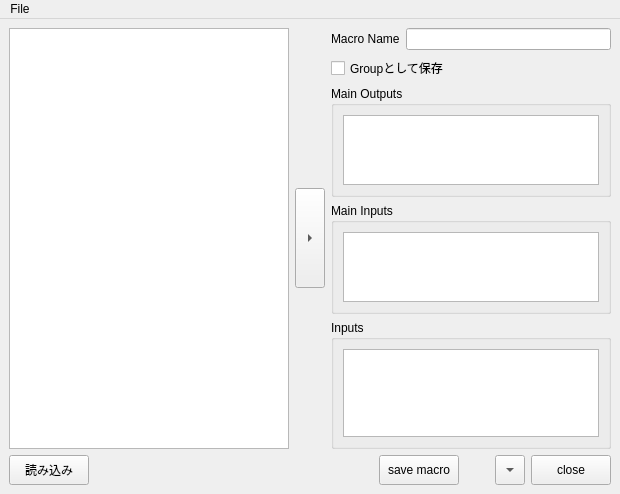
<?xml version="1.0" encoding="UTF-8"?>
<ui version="4.0">
 <class>MainWindow</class>
 <widget class="QMainWindow" name="MainWindow">
  <property name="geometry">
   <rect>
    <x>0</x>
    <y>0</y>
    <width>620</width>
    <height>494</height>
   </rect>
  </property>
  <property name="windowTitle">
   <string>MainWindow</string>
  </property>
  <widget class="QWidget" name="centralwidget">
   <layout class="QVBoxLayout" name="verticalLayout_2">
    <item>
     <layout class="QHBoxLayout" name="horizontalLayout_5">
      <item>
       <widget class="QTreeView" name="treeView">
        <property name="editTriggers">
         <set>QAbstractItemView::NoEditTriggers</set>
        </property>
        <property name="selectionMode">
         <enum>QAbstractItemView::ExtendedSelection</enum>
        </property>
       </widget>
      </item>
      <item>
       <widget class="QToolButton" name="addNodeToolButton">
        <property name="minimumSize">
         <size>
          <width>30</width>
          <height>100</height>
         </size>
        </property>
        <property name="text">
         <string>...</string>
        </property>
        <property name="arrowType">
         <enum>Qt::RightArrow</enum>
        </property>
       </widget>
      </item>
      <item>
       <layout class="QVBoxLayout" name="verticalLayout" stretch="0,0,1,1,2">
        <item>
         <layout class="QHBoxLayout" name="horizontalLayout_6">
          <item>
           <widget class="QLabel" name="label">
            <property name="text">
             <string>Macro Name</string>
            </property>
           </widget>
          </item>
          <item>
           <widget class="QLineEdit" name="nameLineEdit"/>
          </item>
         </layout>
        </item>
        <item>
         <widget class="QCheckBox" name="useGroupCheckBox">
          <property name="text">
           <string>Groupとして保存</string>
          </property>
         </widget>
        </item>
        <item>
         <widget class="QGroupBox" name="groupBox_3">
          <property name="title">
           <string>Main Outputs</string>
          </property>
          <layout class="QHBoxLayout" name="horizontalLayout_3">
           <item>
            <widget class="View" name="mainOutputTableView">
             <property name="editTriggers">
              <set>QAbstractItemView::NoEditTriggers</set>
             </property>
            </widget>
           </item>
          </layout>
         </widget>
        </item>
        <item>
         <widget class="QGroupBox" name="groupBox_2">
          <property name="title">
           <string>Main Inputs</string>
          </property>
          <layout class="QHBoxLayout" name="horizontalLayout_2">
           <item>
            <widget class="View" name="mainInputTableView">
             <property name="editTriggers">
              <set>QAbstractItemView::NoEditTriggers</set>
             </property>
            </widget>
           </item>
          </layout>
         </widget>
        </item>
        <item>
         <widget class="QGroupBox" name="groupBox">
          <property name="title">
           <string>Inputs</string>
          </property>
          <layout class="QHBoxLayout" name="horizontalLayout">
           <item>
            <widget class="View" name="inputTableView">
             <property name="editTriggers">
              <set>QAbstractItemView::NoEditTriggers</set>
             </property>
            </widget>
           </item>
          </layout>
         </widget>
        </item>
       </layout>
      </item>
     </layout>
    </item>
    <item>
     <layout class="QHBoxLayout" name="horizontalLayout_4">
      <item>
       <widget class="QPushButton" name="readButton">
        <property name="minimumSize">
         <size>
          <width>80</width>
          <height>30</height>
         </size>
        </property>
        <property name="text">
         <string>読み込み</string>
        </property>
       </widget>
      </item>
      <item>
       <spacer name="horizontalSpacer">
        <property name="orientation">
         <enum>Qt::Horizontal</enum>
        </property>
        <property name="sizeHint" stdset="0">
         <size>
          <width>40</width>
          <height>20</height>
         </size>
        </property>
       </spacer>
      </item>
      <item>
       <widget class="QPushButton" name="saveMacroButton">
        <property name="minimumSize">
         <size>
          <width>80</width>
          <height>30</height>
         </size>
        </property>
        <property name="text">
         <string>save macro</string>
        </property>
       </widget>
      </item>
      <item>
       <spacer name="horizontalSpacer_2">
        <property name="orientation">
         <enum>Qt::Horizontal</enum>
        </property>
        <property name="sizeType">
         <enum>QSizePolicy::Fixed</enum>
        </property>
        <property name="sizeHint" stdset="0">
         <size>
          <width>30</width>
          <height>20</height>
         </size>
        </property>
       </spacer>
      </item>
      <item>
       <widget class="QToolButton" name="minimizeButton">
        <property name="minimumSize">
         <size>
          <width>30</width>
          <height>30</height>
         </size>
        </property>
        <property name="toolTip">
         <string>最小化</string>
        </property>
        <property name="text">
         <string>...</string>
        </property>
        <property name="arrowType">
         <enum>Qt::DownArrow</enum>
        </property>
       </widget>
      </item>
      <item>
       <widget class="QPushButton" name="closeButton">
        <property name="minimumSize">
         <size>
          <width>80</width>
          <height>30</height>
         </size>
        </property>
        <property name="text">
         <string>close</string>
        </property>
       </widget>
      </item>
     </layout>
    </item>
   </layout>
  </widget>
  <widget class="QMenuBar" name="menubar">
   <property name="geometry">
    <rect>
     <x>0</x>
     <y>0</y>
     <width>620</width>
     <height>21</height>
    </rect>
   </property>
   <widget class="QMenu" name="menuFile">
    <property name="title">
     <string>File</string>
    </property>
    <addaction name="actionOpen"/>
    <addaction name="actionSave_As"/>
   </widget>
   <addaction name="menuFile"/>
  </widget>
  <action name="actionOpen">
   <property name="text">
    <string>Open</string>
   </property>
  </action>
  <action name="actionSave_As">
   <property name="text">
    <string>Save As</string>
   </property>
  </action>
 </widget>
 <customwidgets>
  <customwidget>
   <class>View</class>
   <extends>QTableView</extends>
   <header>rs_fusion.tool.make_macro.macro_table</header>
  </customwidget>
 </customwidgets>
 <resources/>
 <connections/>
</ui>
